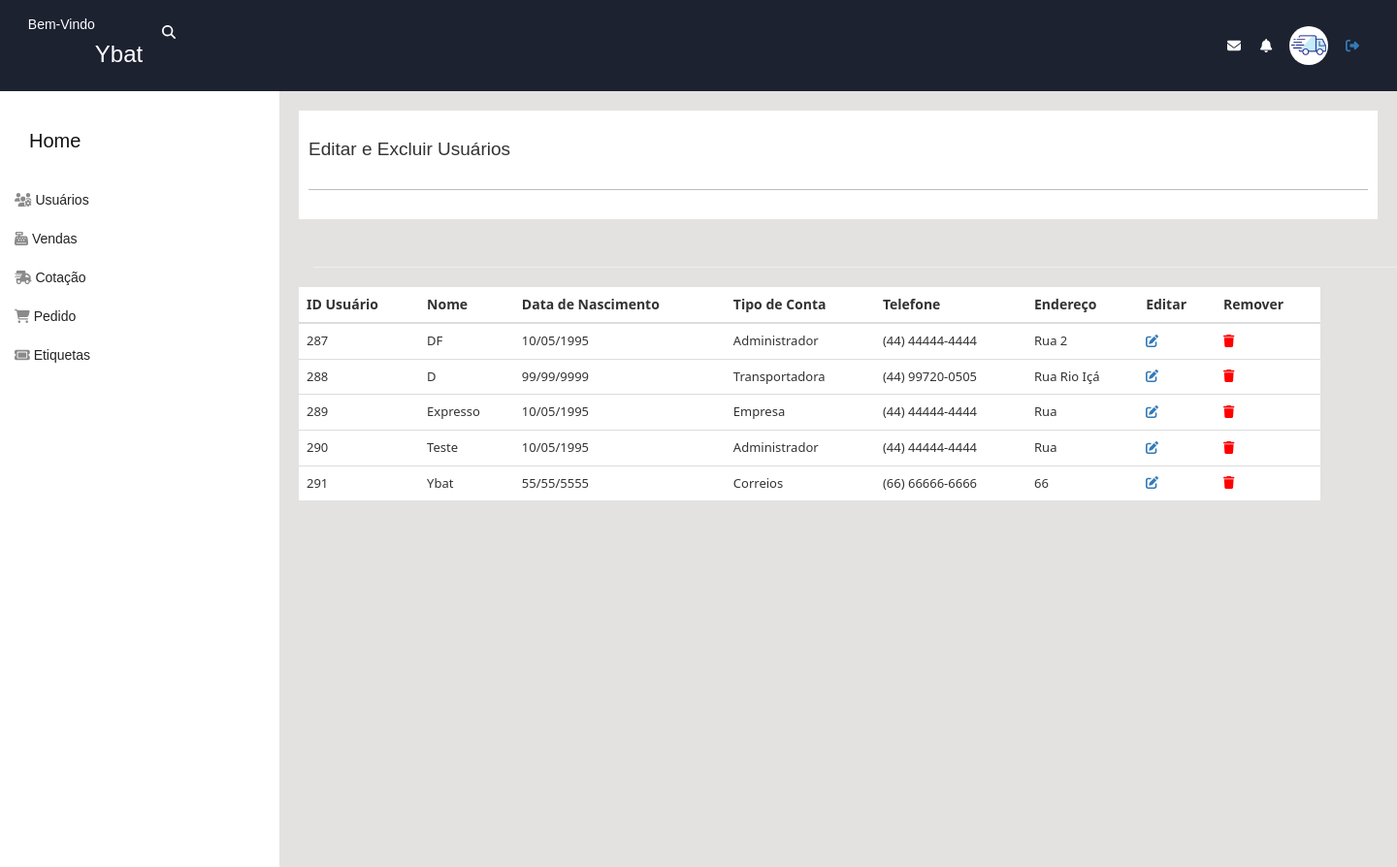
The app's page /dashboard/edit.php (signed in) with its own data.
### tables this page shows
CREATE TABLE `usuario` (
  `id` int(11) NOT NULL,
  `nome` varchar(45) NOT NULL,
  `email` varchar(45) NOT NULL,
  `telefone` varchar(45) DEFAULT NULL,
  `cpf` varchar(45) DEFAULT NULL,
  `cep` varchar(45) DEFAULT NULL,
  `tipo` enum('A','T','E','C') NOT NULL,
  `senha` varchar(50) NOT NULL,
  `endereco` varchar(100) NOT NULL,
  `dataNascimento` varchar(30) NOT NULL
);

### dashboard/edit.php (the view, shortened to what this page needs)
<?php
   include('../inc/database.php');
   $id = $_SESSION['user'];
   $sqlSelect = "SELECT * from usuario where id = $id";
   $resultEdit = mysqli_query($conn, $sqlSelect);
    $pgn = (isset($_GET['pagina']))? $_GET['pagina']:1;
    $qtd = 10;
    $inicio = ($qtd*$pgn)-$qtd;
    $rest = "SELECT * from  usuario limit $inicio, $qtd";
    $resultRest = mysqli_query($conn, $rest);
?>
<!DOCTYPE html>
<html lang="en">
<head>
    <link rel="stylesheet" href="styleTable.css">
    <link rel="stylesheet" href="https://maxcdn.bootstrapcdn.com/bootstrap/3.3.5/css/bootstrap.min.css">
    <link rel="stylesheet" href="https://cdn.jsdelivr.net/npm/bootstrap@3.3.7/dist/css/bootstrap.min.css">
    <link rel="stylesheet" href="https://cdn.jsdelivr.net/npm/bootstrap@3.3.7/dist/css/bootstrap-theme.min.css">
</head>
<body>
    <header class="cabecalho">
        <div class="info-cab">
            Bem-Vindo
            <div class="lg">
                <h3><?php echo  $_SESSION['nome']; ?></h3>
            </div>
            <div class="icons-cab">
                <i class="fa-solid fa-magnifying-glass"></i>
            </div>
        </div>
        <div style="align-items: center;" class="info-cab">
            <i class="fa-solid fa-envelope"></i>
            <i class="fa-solid fa-bell"></i>
            <a href="#"><img src="../img/images.png" alt=""></a>
            <a href="logout.php"><i class="fa-solid fa-right-from-bracket"></i></a>
        </div>
    </header>
    <section class="principal">
        <div class="barra">
            <a href="painelA.php"><h3>Home</h3></a>
            <a href="cadastrar.php"><i class="fa-solid fa-users-gear"></i> Usuários</a>
            <a href="vendas.php"><i class="fa-solid fa-cash-register"></i> Vendas</a>
            <a href="cotacao.php"><i class="fa-solid fa-truck-fast"></i> Cotação</a>
            <a href="pedido.php"><i class="fa-solid fa-cart-shopping"></i> Pedido</a>
            <a href="viewEt.php"><i class="fa-solid fa-ticket"></i> Etiquetas</a>
            <br/>
        </div>
        <div class="conteudo">
            <div class="titulo-secao">
                <h2>Editar e Excluir Usuários</h2>
                <br/>
                <div class="separador"></div>
                <br/>
            </div>
            <div class="table">
                <div class="container theme-showcase" role="main">
                    <div class="page-header"></div>
                    <div class="row">
                        <div >
                            <table class="table" style="width: 90%;">
                                <thead>
                                    <tr style="font-size: 8px;">
                                        <th>ID Usuário</th>
                                        <th>Nome</th>
                                        <th>Data de Nascimento</th>
                                        <th>Tipo de Conta</th>
                                        <th>Telefone</th>
                                        <th>Endereço</th>
                                        <th>Editar</th>
                                        <th>Remover</th>
                                    </tr>
                                </thead>
                                <tbody style="font-size: 13px;">
                                    <?php while($rows_users = mysqli_fetch_assoc($resultRest)){?>
                                        <tr>
                                            <td><?php echo $rows_users['id'];?></td>
                                            <td><?php echo $rows_users['nome'];?></td>
                                            <td><?php echo $rows_users['dataNascimento'];?></td>
                                            <td><?php
                                                if ($rows_users['tipo'] == 'T') {
                                                    $rows_users['tipo'] = 'Transportadora';
                                                }else if($rows_users['tipo'] == 'A') {
                                                    $rows_users['tipo'] = 'Administrador';
                                                }else if($rows_users['tipo'] == 'E') {
                                                    $rows_users['tipo'] = 'Empresa';
                                                }else if($rows_users['tipo'] == 'C') {
                                                    $rows_users['tipo'] = 'Correios';
                                                }else {
                                                    echo 'Erro!';
                                                }
                                                echo $rows_users['tipo'];
                                            ?></td>
                                            <td><?php echo $rows_users['telefone'];?></td>
                                            <td><?php echo $rows_users['endereco'];?></td>
                                            <?php  echo "<td><a href='editForm.php?id=$rows_users[id]'>"?><i class="fa-solid fa-pen-to-square"></i></a></td>
                                            <?php  echo "<td><a href='delete.php?id=$rows_users[id]' style='color: red'>"?><i class="fa-solid fa-trash"></i></a></td>
                                        </tr>
                                    <?php } ?>
                                </tbody>
                            </table>
                        </div>
                    </div>
                </div>
            </div>
        </div>
    </section>
</body>
</html>

### dashboard/styleTable.css (style rules this page uses)
* { margin: 0; padding: 0; box-sizing: border-box; font-family: Verdana, Geneva, Tahoma, sans-serif; }
html, body { height: 100%; }
.cabecalho { background-color: #1D2231; color: white; padding: 15px 2%; display: flex; justify-content: space-between; }
.lg { margin-top: 8px; }
.lg h3 { cursor: pointer; }
.icons-cab { margin-top: 8px; }
.icons-cab svg { cursor: pointer; }
.info-cab { color: white; display: flex; justify-content: space-around; }
.info-cab img { width: 40px; height: 40px; border-radius: 20px; margin:0 8px; }
.info-cab svg { margin: 0 10px; }
.icons-cab { margin-left: 10px; }
.principal { display: flex; flex-wrap: wrap; height: 100%; }
.barra { width: 20%; background-color: white; height: 100%; }
.barra h3 { padding: 10px 15px; color: #111; font-size: 20px; }
.barra a { display: block; text-decoration: none; padding: 10px 15px; color: #222; }
.barra a > svg { color: rgb(138, 138, 138); }
.conteudo { width: 80%; background-color: rgb(228, 225, 225); padding: 20px; }
.titulo-secao { background-color: white; padding: 10px; }
.titulo-secao h2 { font-size: 19px; }
.separador { width: 100%; height: 1px; background-color: rgb(190, 189, 189); }
.table th { font-family: 'Segoe UI', Tahoma, Geneva, Verdana, sans-serif; font-size: 14px; }
.table td { font-family: 'Segoe UI', Tahoma, Geneva, Verdana, sans-serif; }

### records on screen
usuario: id "287", nome "DF", dataNascimento "10/05/1995", tipo "Administrador", telefone "(44) 44444-4444", endereco "Rua 2"
usuario: id "288", nome "D", dataNascimento "99/99/9999", tipo "Transportadora", telefone "(44) 99720-0505", endereco "Rua Rio Içá"
usuario: id "289", nome "Expresso", dataNascimento "10/05/1995", tipo "Empresa", telefone "(44) 44444-4444", endereco "Rua"
usuario: id "290", nome "Teste", dataNascimento "10/05/1995", tipo "Administrador", telefone "(44) 44444-4444", endereco "Rua"
usuario: id "291", nome "Ybat", dataNascimento "55/55/5555", tipo "Correios", telefone "(66) 66666-6666", endereco "66"

### other values on screen
$_SESSION['nome'] "Ybat"
